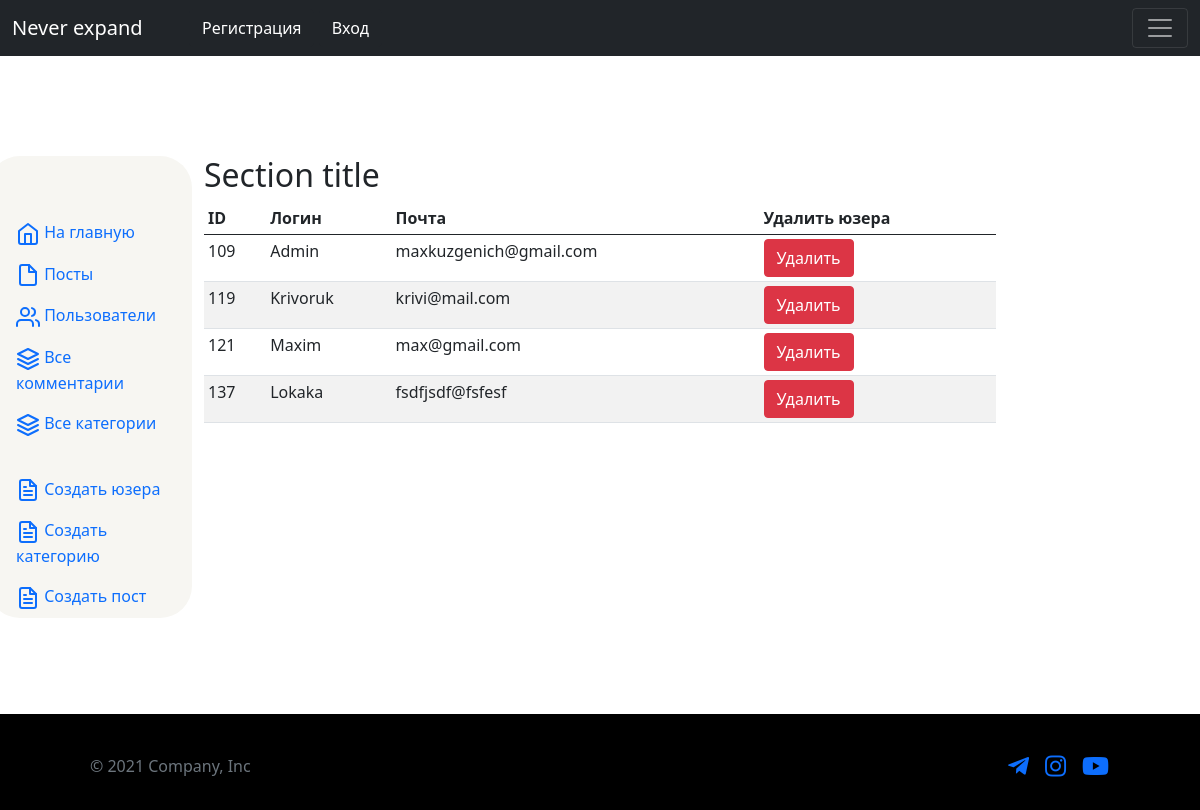
Page /admin/usersAll.php on the committed database.
### tables this page shows
CREATE TABLE `users` (
  `id` int(11) NOT NULL,
  `login` varchar(50) NOT NULL,
  `email` varchar(50) NOT NULL,
  `password` varchar(255) NOT NULL,
  `admin` int(11) NOT NULL
);

### controllers/adminUsers.php (called while the page is built, shortened)
<?php
require_once '../DB.php';
$sql = 'SELECT * FROM `users` ';
$query = $connect->prepare($sql);
    $query->execute();
    $user = $query->fetchAll(PDO::FETCH_ASSOC);

### admin/usersAll.php (the view, shortened to what this page needs)
<?php session_start();
require_once '../controllers/adminUsers.php';
require_once '../controllers/adminUserDelete.php';
?>
<!DOCTYPE html>
<html lang="ru" >
  <head>
    <link href="https://cdn.jsdelivr.net/npm/bootstrap@5.0.1/dist/css/bootstrap.min.css" rel="stylesheet">
<link rel='stylesheet' href='../css/style.css'>
<link rel="stylesheet" href="https://use.fontawesome.com/releases/v5.7.2/css/all.css"
>
  </head>
<body>
<?php require_once '../include/header.php'  ?>
<div class="row">
  <?php require_once '../include/aSide.php'  ?>
<div class="col-md-8">
      <h2>Section title</h2>
      <div class="us  table-responsive">
        <table class="table table-striped table-sm">
          <thead>
            <tr>
              <th>ID</th>
              <th>Логин</th>
              <th>Почта</th>
              <th>Удалить юзера</th>
            </tr>
          </thead>
          <tbody>
            <tr>
              <?php foreach ($user as $key => $value) :?>
                <tr>
                  <td><?php echo $value['id'];?></td>
                  <td><?php echo $value['login'];?></td>
                  <td><?php echo $value['email'];?></td>
                  <td><?php ?><a href="usersAll.php?delete_id=<?=$value['id'];?>" class="btn btn-danger">Удалить</a></td>
            </tr>
<?php endforeach; ?>
          </tbody>
        </table>
      </div>
  </div>
</div>
<?php require_once '../include/footer.php'  ?>
</body>
</html>

### css/style.css (style rules this page uses)
div.row { margin-top: 100px; margin-bottom: 6rem; }

### rows in the picture
users: id "109", login "Admin", email "maxkuzgenich@gmail.com"
users: id "119", login "Krivoruk", email "krivi@mail.com"
users: id "121", login "Maxim", email "max@gmail.com"
users: id "137", login "Lokaka", email "fsdfjsdf@fsfesf"
